Frame 1 (no input): blank canvas, image omitted
Frame 60 (no input): blank canvas, image omitted
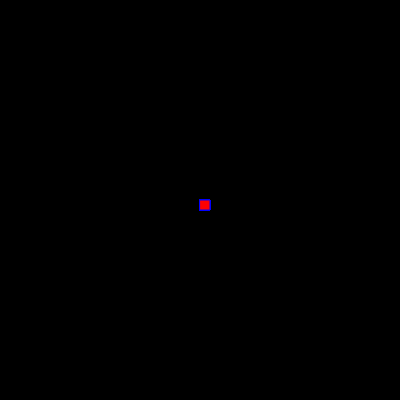
Frame 120 (the mouse pressed at the canvas centre since frame 60)

The p5.js sketch whose frames 1 and 60 were blank and that drew this single picture after the mouse press (run headless with seeded random() and noise() and a simulated clock; from frame 60 on, the mouse is pressed at the canvas centre):

// p5.js sketch
// ── sketch.js
function setup() {
  createCanvas(400, 400);
  background("black")
}

function draw() {
  stroke("blue")
  fill("red")
  
  if(mouseIsPressed){
    rect(mouseX, mouseY, 10, 10)
  }
}
